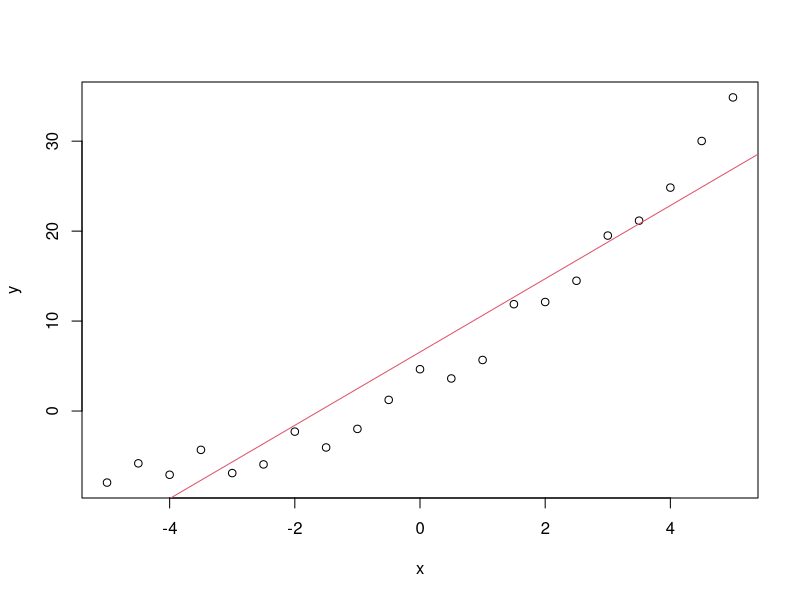

This chart was generated by the following R code:
x <- seq(-5, 5, 0.5)

y <- 0.4*x*x + 4*x + 3 + runif(length(x), -2, 2)

x11()

plot(x,y)

fit <- lm(y~x)

abline(fit, col=2)

z <- locator(1) # wait for mouse click or enter pressed

